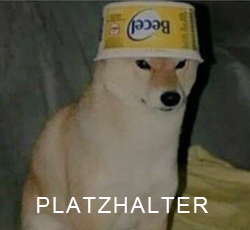
#> input picture python/dummy_image.png, 250 x 230 px
$ python doge.py
#> lines starting #> are read from the running program, lines starting #| are printed output that depends on the picture
import cv2
import sys
import numpy
numpy.set_printoptions(threshold=sys.maxsize)

doge = cv2.imread('dummy_image.png')
#> doge is the input picture: shape (230, 250, 3); mean B, G, R 70.6, 87.3, 91.7

doge = cv2.cvtColor(doge, cv2.COLOR_BGR2GRAY)
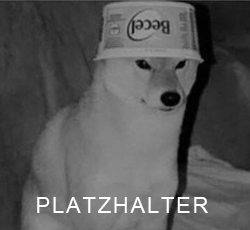
#> doge: shape (230, 250); min 0, max 255, mean 86.7

file = open('doge', 'w')
file.write(str(doge))
file.close()

file = open('doge', 'r')
picture = file.read()
file.close()

print(picture)

cv2.imwrite('picture', picture)

cv2.waitKey()
